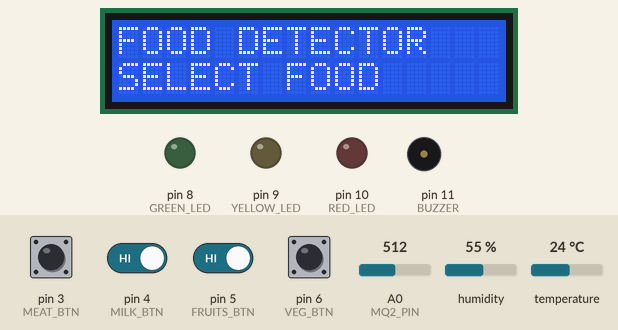
This sketch was run on a simulated Arduino Uno, built with avr-gcc and run on an emulated ATmega328P. Parts: 16×2 character LCD, output pins drawn as LEDs (lit = HIGH), buzzer (waves = sounding, pin HIGH). The test bench sets the inputs (shaded band); at power-on: pin 3 (MEAT_BTN), pin 4 (MILK_BTN), pin 5 (FRUITS_BTN), pin 6 (VEG_BTN) HIGH, A0 (MQ2_PIN) = 512, humidity 55 %, temperature 24 °C. What the sketch prints to the serial monitor is not drawn.

Above: at 1.2 s.
1.3 s: pin 3 (MEAT_BTN) pulled LOW for 0.15 s
At 2.8 s:
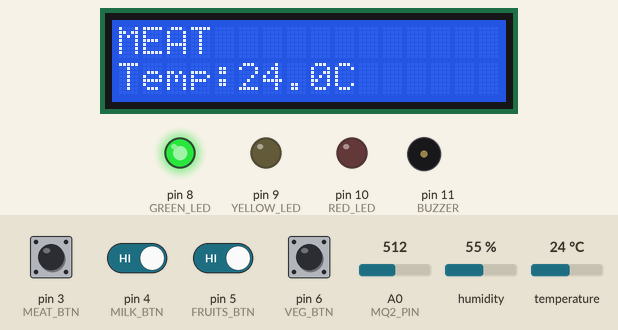
At 5.1 s:
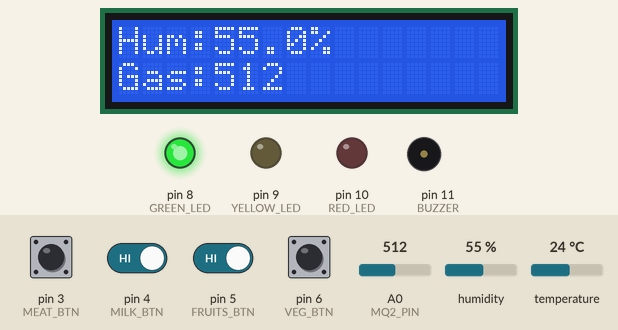
7.4 s: pin 4 (MILK_BTN) driven LOW and pin 5 (FRUITS_BTN) driven LOW
At 9.4 s:
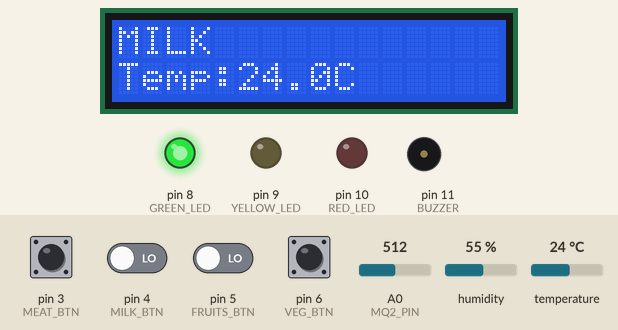
Timing chart, 0 to 16.4 s (numbered marks = the images above; inputs shaded):
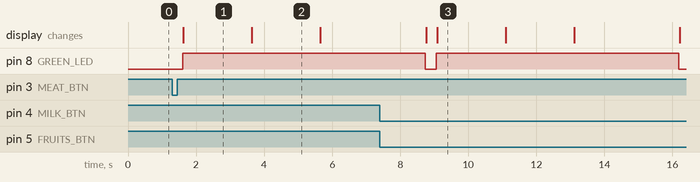

Measured:
- after the input at 1.3 s, pin 8 (GREEN_LED): LOW → HIGH after 0.31 s; the display: changes after 0.32 s (image 1)
- after the input at 7.4 s, the display: first differs from a run without the input after 1.7 s (image 3)
- what the display in image 1 shows lasts 2.0 s, from 1.6 s to 3.6 s

The sketch:

sketch.ino
```cpp
#include <DHT.h>
#include <Wire.h>
#include <LiquidCrystal_I2C.h>

#define DHTPIN 2
#define DHTTYPE DHT22

#define MQ2_PIN A0

#define MEAT_BTN 3
#define MILK_BTN 4
#define FRUITS_BTN 5
#define VEG_BTN 6

#define GREEN_LED 8
#define YELLOW_LED 9
#define RED_LED 10
#define BUZZER 11

DHT dht(DHTPIN, DHTTYPE);
LiquidCrystal_I2C lcd(0x27, 16, 2);

void setup() {

  Serial.begin(9600);

  dht.begin();

  lcd.init();
  lcd.backlight();

  pinMode(MEAT_BTN, INPUT_PULLUP);
  pinMode(MILK_BTN, INPUT_PULLUP);
  pinMode(FRUITS_BTN, INPUT_PULLUP);
  pinMode(VEG_BTN, INPUT_PULLUP);

  pinMode(GREEN_LED, OUTPUT);
  pinMode(YELLOW_LED, OUTPUT);
  pinMode(RED_LED, OUTPUT);
  pinMode(BUZZER, OUTPUT);

  // Initial screen
  lcd.clear();
  lcd.setCursor(0, 0);
  lcd.print("FOOD DETECTOR");

  lcd.setCursor(0, 1);
  lcd.print("SELECT FOOD");
}


void loop() {

  // ==========================================
  // WAIT FOR A BUTTON PRESS
  // ==========================================

  if (digitalRead(MEAT_BTN) == LOW) {

    detectFood("MEAT");

  }

  else if (digitalRead(MILK_BTN) == LOW) {

    detectFood("MILK");

  }

  else if (digitalRead(FRUITS_BTN) == LOW) {

    detectFood("FRUITS");

  }

  else if (digitalRead(VEG_BTN) == LOW) {

    detectFood("VEGETABLES");

  }

  // Nothing happens if no button is pressed
}


// ==========================================
// FOOD DETECTION FUNCTION
// ==========================================

void detectFood(String foodType) {

  // Wait for button release
  delay(300);

  // ==========================================
  // READ SENSORS ONLY AFTER BUTTON PRESS
  // ==========================================

  float temperature = dht.readTemperature();
  float humidity = dht.readHumidity();

  int gasValue = analogRead(MQ2_PIN);


  // ==========================================
  // CHECK DHT SENSOR
  // ==========================================

  if (isnan(temperature) || isnan(humidity)) {

    lcd.clear();

    lcd.setCursor(0, 0);
    lcd.print("DHT SENSOR");

    lcd.setCursor(0, 1);
    lcd.print("ERROR");

    delay(2000);

    showHomeScreen();

    return;
  }


  // ==========================================
  // CALCULATE FQI
  // ==========================================

  float tempPenalty = 0;
  float humidityPenalty = 0;
  float gasPenalty = 0;


  // Temperature penalty

  if (temperature > 30) {

    tempPenalty = 30;

  }

  else if (temperature > 25) {

    tempPenalty = 15;

  }


  // Humidity penalty

  if (humidity > 80) {

    humidityPenalty = 25;

  }

  else if (humidity > 65) {

    humidityPenalty = 10;

  }


  // Gas penalty

  if (gasValue > 600) {

    gasPenalty = 35;

  }

  else if (gasValue > 400) {

    gasPenalty = 20;

  }

  else if (gasValue > 250) {

    gasPenalty = 10;

  }


  // FQI

  float fqi = 100 -
              (tempPenalty +
               humidityPenalty +
               gasPenalty);


  if (fqi < 0) {

    fqi = 0;

  }


  // ==========================================
  // DETERMINE STATUS
  // ==========================================

  String status;


  if (fqi >= 70) {

    status = "GOOD";

    digitalWrite(GREEN_LED, HIGH);
    digitalWrite(YELLOW_LED, LOW);
    digitalWrite(RED_LED, LOW);
    digitalWrite(BUZZER, LOW);

  }

  else if (fqi >= 40) {

    status = "WARNING";

    digitalWrite(GREEN_LED, LOW);
    digitalWrite(YELLOW_LED, HIGH);
    digitalWrite(RED_LED, LOW);
    digitalWrite(BUZZER, LOW);

  }

  else {

    status = "SPOILED";

    digitalWrite(GREEN_LED, LOW);
    digitalWrite(YELLOW_LED, LOW);
    digitalWrite(RED_LED, HIGH);

    digitalWrite(BUZZER, HIGH);

    delay(500);

    digitalWrite(BUZZER, LOW);
  }


  // ==========================================
  // LCD PAGE 1
  // FOOD + TEMPERATURE
  // ==========================================

  lcd.clear();

  lcd.setCursor(0, 0);
  lcd.print(foodType);

  lcd.setCursor(0, 1);
  lcd.print("Temp:");
  lcd.print(temperature, 1);
  lcd.print("C");

  delay(2000);


  // ==========================================
  // LCD PAGE 2
  // HUMIDITY + GAS
  // ==========================================

  lcd.clear();

  lcd.setCursor(0, 0);
  lcd.print("Hum:");
  lcd.print(humidity, 1);
  lcd.print("%");

  lcd.setCursor(0, 1);
  lcd.print("Gas:");
  lcd.print(gasValue);

  delay(2000);


  // ==========================================
  // LCD PAGE 3
  // FQI + STATUS
  // ==========================================

  lcd.clear();

  lcd.setCursor(0, 0);
  lcd.print("FQI:");
  lcd.print(fqi, 0);

  lcd.setCursor(0, 1);
  lcd.print(status);

  delay(3000);


  // ==========================================
  // SERIAL MONITOR
  // ==========================================

  Serial.println("----------------------");

  Serial.print("Food: ");
  Serial.println(foodType);

  Serial.print("Temperature: ");
  Serial.print(temperature);
  Serial.println(" C");

  Serial.print("Humidity: ");
  Serial.print(humidity);
  Serial.println(" %");

  Serial.print("Gas: ");
  Serial.println(gasValue);

  Serial.print("FQI: ");
  Serial.println(fqi);

  Serial.print("Status: ");
  Serial.println(status);

  Serial.println("----------------------");


  // ==========================================
  // RETURN TO WAITING SCREEN
  // ==========================================

  showHomeScreen();
}


// ==========================================
// HOME SCREEN
// ==========================================

void showHomeScreen() {

  digitalWrite(GREEN_LED, LOW);
  digitalWrite(YELLOW_LED, LOW);
  digitalWrite(RED_LED, LOW);
  digitalWrite(BUZZER, LOW);

  lcd.clear();

  lcd.setCursor(0, 0);
  lcd.print("FOOD DETECTOR");

  lcd.setCursor(0, 1);
  lcd.print("SELECT FOOD");
}
```
